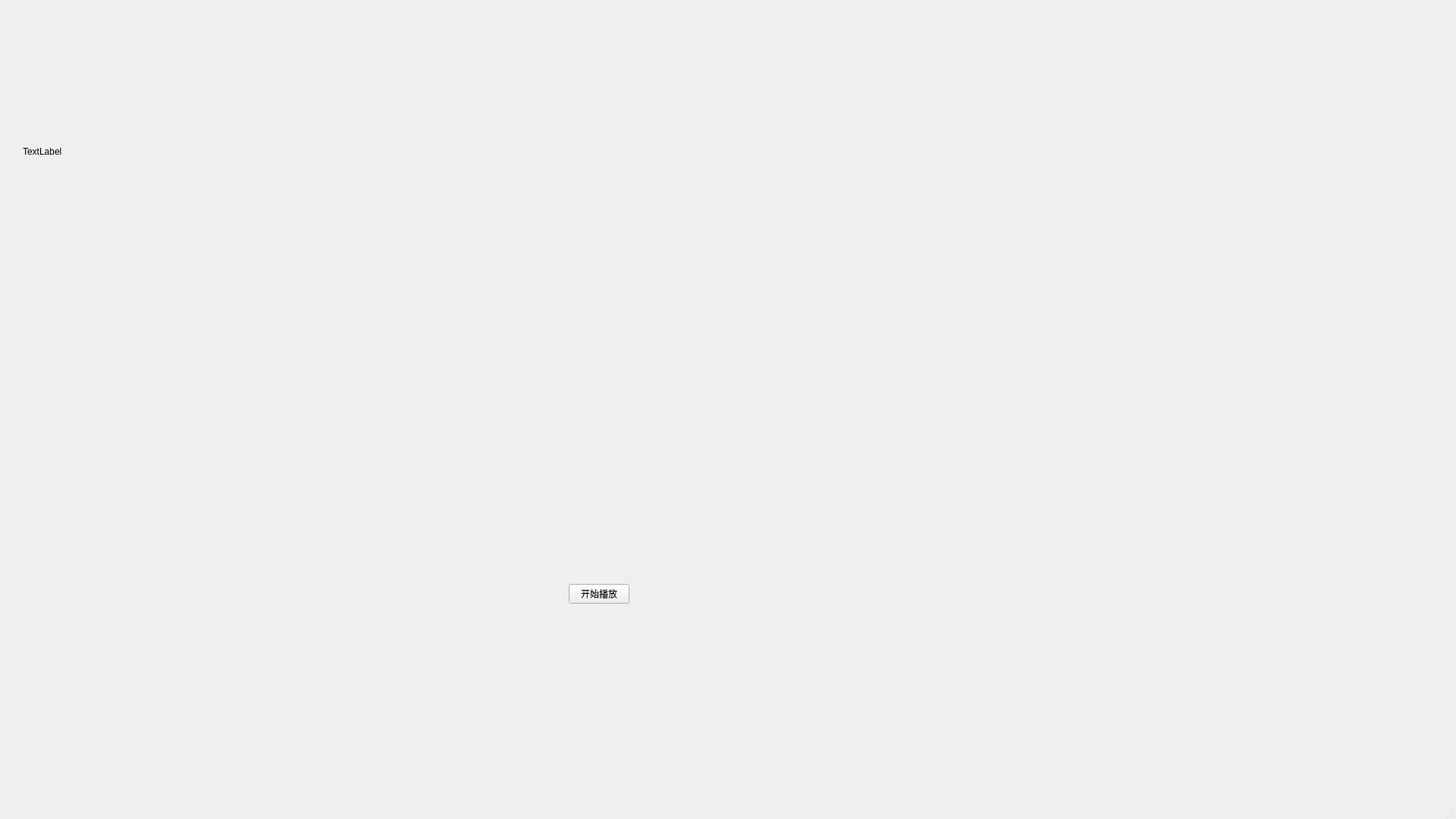
<?xml version="1.0" encoding="UTF-8"?>
<ui version="4.0">
 <class>MainWindow</class>
 <widget class="QMainWindow" name="MainWindow">
  <property name="geometry">
   <rect>
    <x>0</x>
    <y>0</y>
    <width>1920</width>
    <height>1080</height>
   </rect>
  </property>
  <property name="windowTitle">
   <string>MainWindow</string>
  </property>
  <widget class="QWidget" name="centralwidget">
   <widget class="QPushButton" name="pushButton">
    <property name="geometry">
     <rect>
      <x>750</x>
      <y>770</y>
      <width>80</width>
      <height>26</height>
     </rect>
    </property>
    <property name="text">
     <string>开始播放</string>
    </property>
   </widget>
   <widget class="QLabel" name="label">
    <property name="geometry">
     <rect>
      <x>30</x>
      <y>0</y>
      <width>800</width>
      <height>400</height>
     </rect>
    </property>
    <property name="text">
     <string>TextLabel</string>
    </property>
   </widget>
  </widget>
  <widget class="QMenuBar" name="menubar">
   <property name="geometry">
    <rect>
     <x>0</x>
     <y>0</y>
     <width>1920</width>
     <height>23</height>
    </rect>
   </property>
  </widget>
  <widget class="QStatusBar" name="statusbar"/>
 </widget>
 <resources/>
 <connections/>
</ui>
